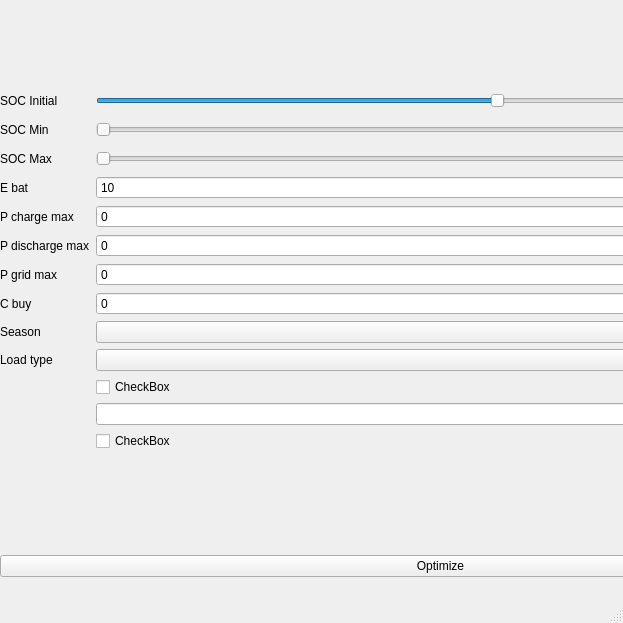
<?xml version="1.0" encoding="UTF-8"?>
<ui version="4.0">
 <class>MainWindow</class>
 <widget class="QMainWindow" name="MainWindow">
  <property name="geometry">
   <rect>
    <x>0</x>
    <y>0</y>
    <width>623</width>
    <height>623</height>
   </rect>
  </property>
  <property name="windowTitle">
   <string>MainWindow</string>
  </property>
  <widget class="QWidget" name="centralwidget">
   <widget class="QWidget" name="verticalLayoutWidget">
    <property name="geometry">
     <rect>
      <x>0</x>
      <y>540</y>
      <width>881</width>
      <height>53</height>
     </rect>
    </property>
    <layout class="QVBoxLayout" name="verticalLayoutOptimize">
     <item>
      <widget class="QPushButton" name="pushButton">
       <property name="enabled">
        <bool>true</bool>
       </property>
       <property name="text">
        <string>Optimize</string>
       </property>
      </widget>
     </item>
    </layout>
   </widget>
   <widget class="QWidget" name="verticalLayoutWidget_2">
    <property name="geometry">
     <rect>
      <x>0</x>
      <y>0</y>
      <width>881</width>
      <height>541</height>
     </rect>
    </property>
    <layout class="QVBoxLayout" name="verticalLayoutInputParams">
     <item>
      <layout class="QGridLayout" name="gridLayout">
       <item row="1" column="1">
        <widget class="QSlider" name="SOC_min_value">
         <property name="orientation">
          <enum>Qt::Horizontal</enum>
         </property>
        </widget>
       </item>
       <item row="8" column="0">
        <widget class="QLabel" name="labelSeason">
         <property name="text">
          <string>Season</string>
         </property>
        </widget>
       </item>
       <item row="2" column="0">
        <widget class="QLabel" name="labelSOCMax">
         <property name="text">
          <string>SOC Max</string>
         </property>
        </widget>
       </item>
       <item row="3" column="0">
        <widget class="QLabel" name="labelEBat">
         <property name="text">
          <string>E bat</string>
         </property>
        </widget>
       </item>
       <item row="6" column="0">
        <widget class="QLabel" name="labelPGridMax">
         <property name="text">
          <string>P grid max</string>
         </property>
        </widget>
       </item>
       <item row="5" column="1">
        <widget class="QSpinBox" name="p_discharge_max"/>
       </item>
       <item row="2" column="1">
        <widget class="QSlider" name="SOC_max_value">
         <property name="orientation">
          <enum>Qt::Horizontal</enum>
         </property>
        </widget>
       </item>
       <item row="5" column="0">
        <widget class="QLabel" name="labelPDischargeMax">
         <property name="text">
          <string>P discharge max</string>
         </property>
        </widget>
       </item>
       <item row="12" column="1">
        <widget class="QCheckBox" name="checkBox">
         <property name="text">
          <string>CheckBox</string>
         </property>
        </widget>
       </item>
       <item row="0" column="2">
        <widget class="QLCDNumber" name="lcdSOCInitial"/>
       </item>
       <item row="2" column="2">
        <widget class="QLCDNumber" name="lcdSOCMax"/>
       </item>
       <item row="0" column="1">
        <widget class="QSlider" name="SOC_initial_value">
         <property name="minimum">
          <number>10</number>
         </property>
         <property name="maximum">
          <number>90</number>
         </property>
         <property name="value">
          <number>55</number>
         </property>
         <property name="orientation">
          <enum>Qt::Horizontal</enum>
         </property>
        </widget>
       </item>
       <item row="8" column="1">
        <widget class="QComboBox" name="seasonType">
         <property name="editable">
          <bool>false</bool>
         </property>
         <property name="currentText">
          <string/>
         </property>
        </widget>
       </item>
       <item row="10" column="1">
        <widget class="QCheckBox" name="checkBox_2">
         <property name="text">
          <string>CheckBox</string>
         </property>
        </widget>
       </item>
       <item row="4" column="1">
        <widget class="QSpinBox" name="p_charge_max"/>
       </item>
       <item row="3" column="1">
        <widget class="QSpinBox" name="battery_capacity">
         <property name="minimum">
          <number>10</number>
         </property>
        </widget>
       </item>
       <item row="0" column="0">
        <widget class="QLabel" name="labelSOCInitial">
         <property name="text">
          <string>SOC Initial</string>
         </property>
        </widget>
       </item>
       <item row="4" column="0">
        <widget class="QLabel" name="labelPChargeMax">
         <property name="text">
          <string>P charge max</string>
         </property>
        </widget>
       </item>
       <item row="7" column="1">
        <widget class="QSpinBox" name="c_buy"/>
       </item>
       <item row="9" column="1">
        <widget class="QComboBox" name="loadType">
         <property name="iconSize">
          <size>
           <width>16</width>
           <height>16</height>
          </size>
         </property>
        </widget>
       </item>
       <item row="1" column="2">
        <widget class="QLCDNumber" name="lcdSOCMin"/>
       </item>
       <item row="6" column="1">
        <widget class="QSpinBox" name="p_grid_max"/>
       </item>
       <item row="7" column="0">
        <widget class="QLabel" name="labelCBuy">
         <property name="text">
          <string>C buy</string>
         </property>
        </widget>
       </item>
       <item row="1" column="0">
        <widget class="QLabel" name="labelSOCMin">
         <property name="text">
          <string>SOC Min</string>
         </property>
        </widget>
       </item>
       <item row="9" column="0">
        <widget class="QLabel" name="labelLoadType">
         <property name="text">
          <string>Load type</string>
         </property>
        </widget>
       </item>
       <item row="11" column="1">
        <widget class="QLineEdit" name="lineEdit">
         <property name="text">
          <string/>
         </property>
        </widget>
       </item>
      </layout>
     </item>
    </layout>
   </widget>
  </widget>
  <widget class="QMenuBar" name="menubar">
   <property name="geometry">
    <rect>
     <x>0</x>
     <y>0</y>
     <width>623</width>
     <height>22</height>
    </rect>
   </property>
  </widget>
  <widget class="QStatusBar" name="statusbar"/>
 </widget>
 <resources/>
 <connections/>
</ui>
